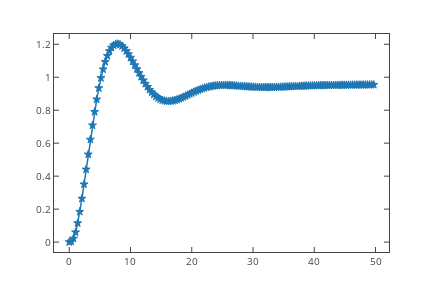
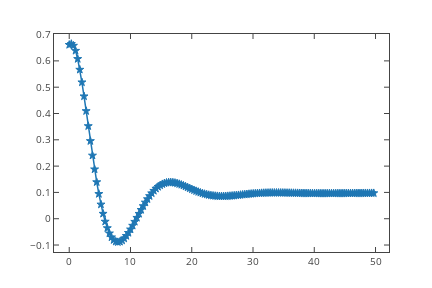

The notebook cell saved with these charts, in order:
### Markdown cell above
Diskretuan ez dago hain argi, baina K handituz dinamika oszilakorragoa egingo dela dirudi (polo konplexu konjukatu nagusiak begiratuta), gaindiketari dagokionez, Indartuko da K eta denbora eremuko azterketa errepikatuko da

### Code cell
K=4
giz=c.feedback(K*g2z*sarea)
t,y=c.step_response(giz,t)
plt.plot(t,y.T,'*-')
f=plt.gcf();py.iplot_mpl(f)
#azkenengo balioa
abal=1-1/(1+(K*g2z*sarea).horner(1))[0][0].real
#Balio maximoa
mbal=y.max()
print('Gaindiketa :',(mbal-abal)/abal)
guz=c.feedback(K*sarea,g2z)
t,u=c.step_response(guz,t)
plt.plot(t,u.T,'*-')
f=plt.gcf();py.iplot_mpl(f)

### Figure 1 — Plotly figure (JSON) as saved in the notebook; plotly's stock layout.template omitted (floating-point values rounded to 4 significant figures; data arrays with more than 128 entries replaced by an {"elided": "..."} marker saying what was removed)
{"data": [{"line": {"color": "rgba (31, 119, 180, 1)", "dash": "solid", "width": 1.5}, "marker": {"color": "#1F77B4", "line": {"color": "#1F77B4", "width": 1}, "opacity": 1, "size": 6, "symbol": "star"}, "mode": "lines+markers", "name": "_line0", "type": "scatter", "uid": "3174272a-4e08-4307-ab6c-3e9fd7cc9147", "x": {"elided": "145 float values"}, "xaxis": "x", "y": {"elided": "145 float values"}, "yaxis": "y"}], "layout": {"autosize": false, "height": 288, "hovermode": "closest", "margin": {"b": 36, "l": 54, "pad": 0, "r": 43, "t": 34}, "showlegend": false, "width": 432, "xaxis": {"anchor": "y", "domain": [0, 1], "mirror": "ticks", "nticks": 8, "range": [-2.486, 52.2], "showgrid": false, "showline": true, "side": "bottom", "tickfont": {"size": 10}, "ticks": "inside", "type": "linear", "zeroline": false}, "yaxis": {"anchor": "x", "domain": [0, 1], "mirror": "ticks", "nticks": 9, "range": [-0.06011, 1.262], "showgrid": false, "showline": true, "side": "left", "tickfont": {"size": 10}, "ticks": "inside", "type": "linear", "zeroline": false}}}

### Figure 2 — Plotly figure (JSON) as saved in the notebook; plotly's stock layout.template omitted (floating-point values rounded to 4 significant figures; data arrays with more than 128 entries replaced by an {"elided": "..."} marker saying what was removed)
{"data": [{"line": {"color": "rgba (31, 119, 180, 1)", "dash": "solid", "width": 1.5}, "marker": {"color": "#1F77B4", "line": {"color": "#1F77B4", "width": 1}, "opacity": 1, "size": 6, "symbol": "star"}, "mode": "lines+markers", "name": "_line0", "type": "scatter", "uid": "de319421-dc52-4c4c-bf71-fb7a21d099ce", "x": {"elided": "145 float values"}, "xaxis": "x", "y": {"elided": "145 float values"}, "yaxis": "y"}], "layout": {"autosize": false, "height": 288, "hovermode": "closest", "margin": {"b": 36, "l": 54, "pad": 0, "r": 43, "t": 34}, "showlegend": false, "width": 432, "xaxis": {"anchor": "y", "domain": [0, 1], "mirror": "ticks", "nticks": 8, "range": [-2.486, 52.2], "showgrid": false, "showline": true, "side": "bottom", "tickfont": {"size": 10}, "ticks": "inside", "type": "linear", "zeroline": false}, "yaxis": {"anchor": "x", "domain": [0, 1], "mirror": "ticks", "nticks": 11, "range": [-0.1265, 0.7022], "showgrid": false, "showline": true, "side": "left", "tickfont": {"size": 10}, "ticks": "inside", "type": "linear", "zeroline": false}}}
